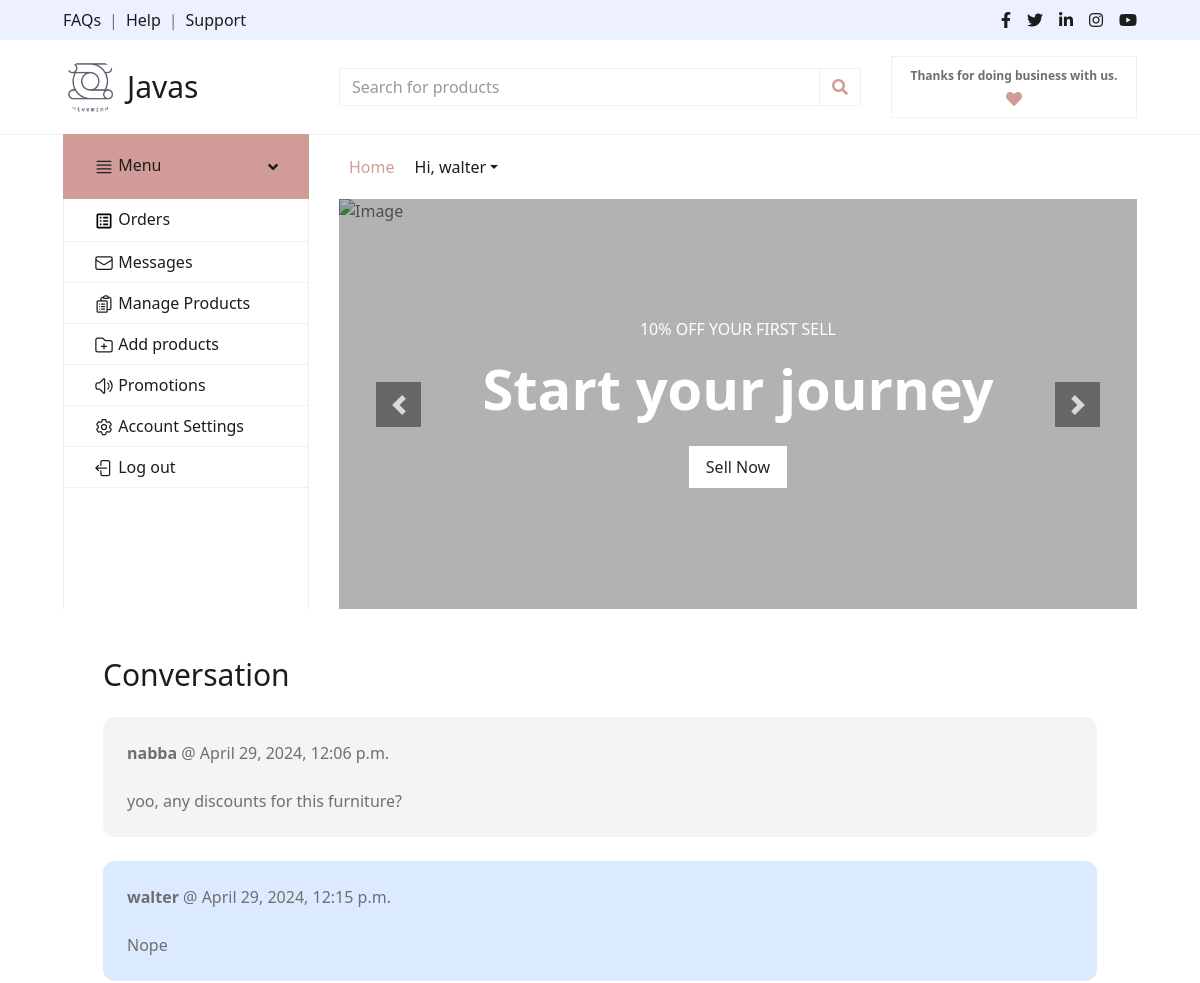
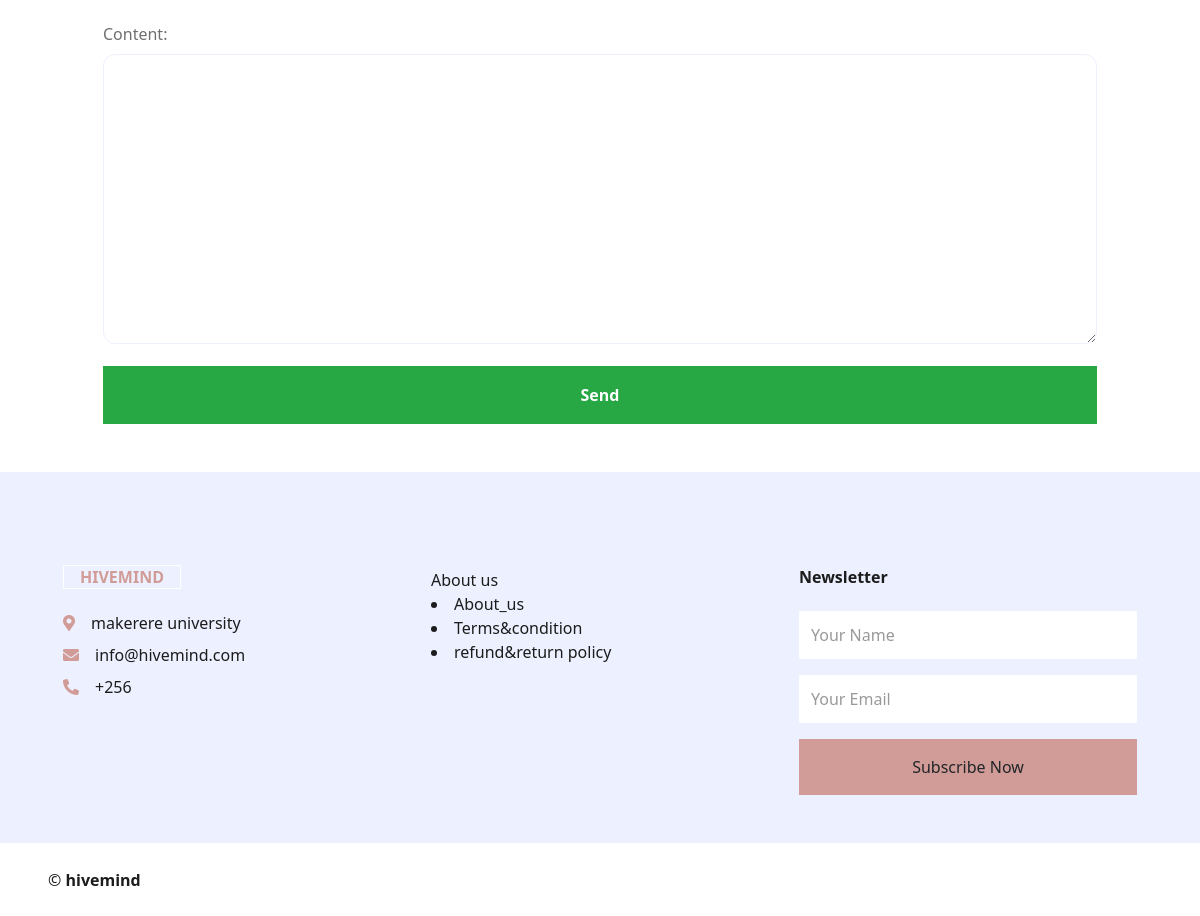
Page /business/2/ (signed in) on the committed database (2 pictures, top to bottom).
### user/models.py (models this page shows)
class User(AbstractUser):
    email = models.EmailField(unique=True)
    is_customer = models.BooleanField(default=False)
    is_business = models.BooleanField(default=False)

### business/models.py (models this page shows, shortened)
class Business(models.Model):
    user = models.OneToOneField(User, on_delete= models.CASCADE)
    name = models.CharField(max_length=200, null=True, blank=True)
    logo = models.ImageField(upload_to='logos/', null=True)
    created_at = models.DateTimeField(default=timezone.now)
    class Meta():
        ordering = ['name']

### chart/models.py (models this page shows)
class ConversationMessage(models.Model):
    conversation = models.ForeignKey(Conversation, related_name='messages', on_delete=models.CASCADE)
    content = models.TextField()
    created_at = models.DateTimeField(auto_now_add=True)
    created_by = models.ForeignKey(User, related_name='created_messages', on_delete=models.CASCADE)

### business/views.py (the view)
# urls.py: path('<int:pk>/',cdetail, name='cdetail'),
@login_required
def cdetail(request, pk):
    conversation = Conversation.objects.filter(members__in=[request.user.id]).get(pk=pk)
    if request.method == 'POST':
        form = ConversationMessageForm(request.POST)
        if form.is_valid():
            conversation_message = form.save(commit=False)
            conversation_message.conversation = conversation
            conversation_message.created_by = request.user
            conversation_message.save()
            conversation.save()
            return redirect('business:cdetail', pk=pk)
    else:
        form = ConversationMessageForm()
    return render(request, 'bus/cdetail.html', {
        'conversation': conversation,
        'form': form
    })

### business/forms.py
class ConversationMessageForm(forms.ModelForm):
    class Meta:
        model = ConversationMessage
        fields = ('content',)
        widgets = {
            'content': forms.Textarea(attrs={
                'class': 'w-full py-4 px-6 rounded-xl border'
            })
        }

### cart/context_processors.py (called while the page is built)
def cart(request):
    return {'cart': Cart(request)}

### jumia/context_processors.py (called while the page is built)
def categories(request):
    cat = Categories.objects.all()
    return {'cat': cat}

### business/templates/bus/cdetail.html (shortened to what this page needs)
{% extends 'bus/board.html' %}
{% block content %}
<h1 class="mb-6 text-3xl">Conversation</h1>
<div class="space-y-6">
    {% for message in conversation.messages.all %}
        <div class="p-6 flex {% if message.created_by == request.user %}bg-blue-100{% else %}bg-gray-100{% endif %} rounded-xl">
            <div>
                <p class="mb-4"><strong>{{ message.created_by.username }}</strong> @ {{ message.created_at }}</p>
                <p>{{ message.content }}</p>
            </div>
        </div>
    {% endfor %}
</div>
<form method="post" action="." class="mt-6">
    {{ form.as_p }}
    <button class="btn btn-block btn-success my-3 py-3 font-semibold">Send</button>
</form>
{% endblock %}

### business/templates/bus/board.html (shortened to what this page needs)
<!DOCTYPE html>
<html lang="en">
<head>
    {% load static %}
    <link href='https://unpkg.com/boxicons@2.1.4/css/boxicons.min.css' rel='stylesheet'>
    <link href="https://cdnjs.cloudflare.com/ajax/libs/font-awesome/5.10.0/css/all.min.css" rel="stylesheet">
    <link rel="stylesheet" href="https://cdnjs.cloudflare.com/ajax/libs/OwlCarousel2/2.3.4/assets/owl.carousel.min.css">
    <link rel="stylesheet" href="https://cdnjs.cloudflare.com/ajax/libs/OwlCarousel2/2.3.4/assets/owl.theme.default.min.css">
    <link href="lib/owlcarousel/assets/owl.carousel.min.css" rel="stylesheet">
    <link href="{% static 'css/style.css' %}" rel="stylesheet">
    <link href="https://cdn.jsdelivr.net/npm/tailwindcss@2.2.19/dist/tailwind.min.css" rel="stylesheet">
</head>
<body>
    <div class="container-fluid">
        <div class="row bg-secondary py-2 px-xl-5">
            <div class="col-lg-6 d-none d-lg-block">
                <div class="d-inline-flex align-items-center">
                    <a class="text-dark" href="">FAQs</a>
                    <span class="text-muted px-2">|</span>
                    <a class="text-dark" href="">Help</a>
                    <span class="text-muted px-2">|</span>
                    <a class="text-dark" href="">Support</a>
                </div>
            </div>
            <div class="col-lg-6 text-center text-lg-right">
                <div class="d-inline-flex align-items-center">
                    <a class="text-dark px-2" href="">
                        <i class="fab fa-facebook-f"></i>
                    </a>
                    <a class="text-dark px-2" href="">
                        <i class="fab fa-twitter"></i>
                    </a>
                    <a class="text-dark px-2" href="">
                        <i class="fab fa-linkedin-in"></i>
                    </a>
                    <a class="text-dark px-2" href="">
                        <i class="fab fa-instagram"></i>
                    </a>
                    <a class="text-dark pl-2" href="">
                        <i class="fab fa-youtube"></i>
                    </a>
                </div>
            </div>
        </div>
        <div class="row align-items-center py-3 px-xl-5">
            <div class="col-lg-3 d-none d-lg-block">
                {% if request.user.is_business %}
                    {% if request.user.is_authenticated %}
                        <a href="{% url 'business:sell' %}" class="text-decoration-none d-flex align-items-center">
                            <img src="{{ user.business.logo.url }}" alt="Logo" class="w-14 rounded-full mr-2">
                            <h1 class="text-3xl font-semi-bold font-sans">{{ user.business.name }}</h1>
                        </a>
                    {% else %}
                        <a href="#" class="text-decoration-none">
                            <h1 class="text-3xl font-semi-bold font-sans">HIVEMIND BUSINESS</h1>
                        </a>
                    {% endif %}
                {% endif %}
            </div>
            <div class="col-lg-6 col-6 text-left">
                <form method='get' action=".">
                    <div class="input-group">
                        <input type="text" class="form-control" placeholder="Search for products" name="query">
                        <div class="input-group-append">
                            <span class="input-group-text bg-transparent text-primary">
                                <i class="fa fa-search"></i>
                            </span>
                        </div>
                    </div>
                </form>
            </div>
            <div class="col-lg-3 col-6 text-right">
                <a href="" class="btn border">
                    <span class="badge">Thanks for doing business with us.</span>
                    <i class="fas fa-heart text-primary"></i>
                </a>
            </div>
        </div>
    </div>
    <div class="container-fluid mb-5">
        <div class="row border-top px-xl-5">
            <div class="col-lg-3 d-none d-lg-block">
                <a class="btn shadow-none d-flex align-items-center justify-content-between bg-primary text-white w-100" data-toggle="collapse" href="#navbar-vertical" style="height: 65px; margin-top: -1px; padding: 0 30px;">
                    <h6 class="m-0"><svg class="w-5 inline-block" xmlns="http://www.w3.org/2000/svg" fill="none" viewBox="0 0 24 24" stroke-width="1.5" stroke="currentColor" class="w-6 h-6">
                        <path stroke-linecap="round" stroke-linejoin="round" d="M3.75 5.25h16.5m-16.5 4.5h16.5m-16.5 4.5h16.5m-16.5 4.5h16.5" />
                      </svg>
                       Menu</h6>
                    <i class="fa fa-angle-down text-dark"></i>
                </a>
                <nav class="collapse show navbar navbar-vertical navbar-light align-items-start p-0 border border-top-0 border-bottom-0" id="navbar-vertical">
                    <div class="navbar-nav w-100 overflow-hidden" style="height: 410px">
                        <div class="nav-item">
                            <a href="{% url 'business:ordered' %}" class="nav-link"> Orders</a>
                            <a href="{% url 'business:inbox' %}" class="nav-link">
                               Messages</a>
                            <a href="{% url 'business:manage' %}" class="nav-link">
                               Manage Products</a>
                            <a href="{% url 'user:sell_details' %}" class="nav-link">
                               Add products</a>
                            <a href="#" class="nav-link">
                               Promotions</a>
                            <a href="#" class="nav-link">
                               Account Settings</a>
                            <a href="{% url 'user:logout' %}" class="nav-link">
                               Log out</a>
                        </div>
                    </div>
                </nav>
            </div>
            <div class="col-lg-9">
                <nav class="navbar navbar-expand-lg bg-light navbar-light py-3 py-lg-0 px-0">
                    <div class="collapse navbar-collapse justify-content-between" id="navbarCollapse">
                        <div class="navbar-nav mr-auto py-0">
                            {% if request.user.is_customer %}
                            <a href="{% url 'jumia:items' %}" class="nav-item nav-link active">Home</a>
                            {%else%}
                            <a href="{% url 'business:sell' %}" class="nav-item nav-link active">Home</a>
                            {% endif %}
                            <div class="nav-item dropdown">
                                {% if request.user.is_authenticated %}
                                    <a href="#" class="nav-link dropdown-toggle" data-toggle="dropdown">Hi, {{user.username}}</a>
                                {% endif %}
                            </div>
                        </div>
                    </div>
                </nav>
                <div id="header-carousel" class="carousel slide" data-ride="carousel">
                    <div class="carousel-inner">
                        <div class="carousel-item active" style="height: 410px;">
                            <img class="img-fluid" src="{%static 'img/SHOPPER.jpg' %}" alt="Image">
                            <div class="carousel-caption d-flex flex-column align-items-center justify-content-center">
                                <div class="p-3" style="max-width: 700px;">
                                    <h4 class="text-light text-uppercase font-weight-medium mb-3">10% Off Your First Sell</h4>
                                    <h3 class="display-4 text-white font-weight-semi-bold mb-4">Start your journey</h3>
                                    <a href="" class="btn btn-light py-2 px-3">Sell Now</a>
                                </div>
                            </div>
                        </div>
                    </div>
                    <a class="carousel-control-prev" href="#header-carousel" data-slide="prev">
                        <div class="btn btn-dark" style="width: 45px; height: 45px;">
                            <span class="carousel-control-prev-icon mb-n2"></span>
                        </div>
                    </a>
                    <a class="carousel-control-next" href="#header-carousel" data-slide="next">
                        <div class="btn btn-dark" style="width: 45px; height: 45px;">
                            <span class="carousel-control-next-icon mb-n2"></span>
                        </div>
                    </a>
                </div>
            </div>
        </div>
    </div>
    <div class="container">
        {% block content %}
        {% endblock %}
    </div>
    <div class="container-fluid bg-secondary text-dark mt-5 pt-5" style="margin-top: 50px;">
        <div class="row px-xl-5 pt-5 ">
            <div class="col-lg-4 col-md-12 mb-5 pr-3 pr-xl-5">
                <a href="" class="text-decoration-none">
                    <h1 class="mb-4 display-5 font-weight-semi-bold"><span class="text-primary font-weight-bold border border-white px-3 mr-1">HIVEMIND</span></h1>
                </a>
                <p class="mb-2"><i class="fa fa-map-marker-alt text-primary mr-3"></i>makerere university</p>
                <p class="mb-2"><i class="fa fa-envelope text-primary mr-3"></i>info@hivemind.com</p>
                <p class="mb-0"><i class="fa fa-phone-alt text-primary mr-3"></i>+256</p>
            </div>
            <div class="col">About us
                <li><a href="{% url 'business:about' %}" target="_blank">About_us</a></li>
                <li><a href="" target="_blank">Terms&condition</a></li>
                <li><a href="" target="_blank">refund&return policy</a></li>
            </div>
                    <div class="col-md-4 mb-5">
                        <h5 class="font-weight-bold text-dark mb-4">Newsletter</h5>
                        <form action="">
                            <div class="form-group">
                                <input type="text" class="form-control border-0 py-4" placeholder="Your Name" required="required" />
                            </div>
                            <div class="form-group">
                                <input type="email" class="form-control border-0 py-4" placeholder="Your Email"
                                    required="required" />
                            </div>
                            <div>
                                <button class="btn btn-primary btn-block border-0 py-3" type="submit">Subscribe Now</button>
                            </div>
                        </form>
                    </div>
                </div>
            </div>
        <div class="row border-top border-light mx-xl-5 py-4">
            <div class="col-md-6 px-xl-0">
                <p class="mb-md-0 text-center text-md-left text-dark">
                    &copy; <a class="text-dark font-weight-semi-bold" href="#">hivemind</a>
                </p>
            </div>
            <div class="col-md-6 px-xl-0 text-center text-md-right">
            </div>
        </div>
</body>
</html>

### rows in the picture
User: business.logo (picture), business.name "Javas", username "walter"
ConversationMessage: created_by.username "nabba", created_at "April 29, 2024, 12:06 p.m.", content "yoo, any discounts for this furniture?"
ConversationMessage: created_by.username "walter", created_at "April 29, 2024, 12:15 p.m.", content "Nope"
